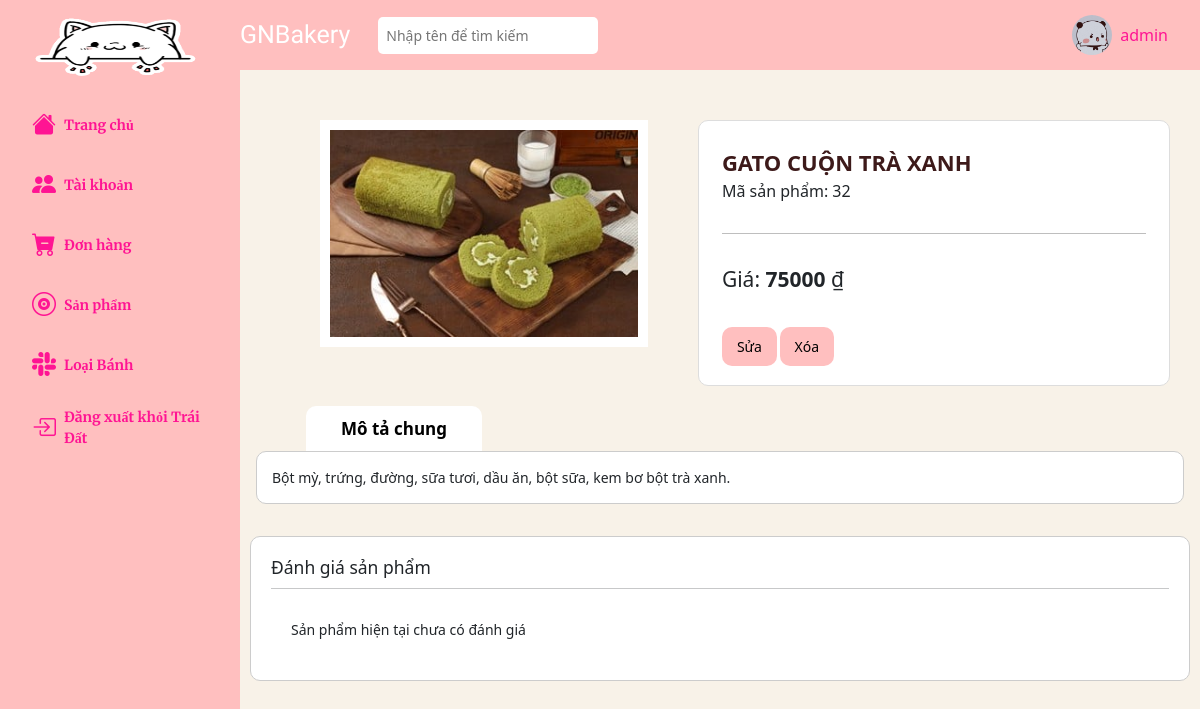
Screenshot of /admin/products/show.php?id=32 (signed in) with the database file from the repository.
### tables this page shows
CREATE TABLE `products` (
  `id` int NOT NULL,
  `name` varchar(255) NOT NULL,
  `image` varchar(255) NOT NULL,
  `description` text NOT NULL,
  `status` int NOT NULL DEFAULT '1',
  `category_detail_id` int NOT NULL,
  `user_id` int NOT NULL,
  `status_id` int DEFAULT NULL
);

CREATE TABLE `products_size` (
  `id` int NOT NULL,
  `product_id` int NOT NULL,
  `size` int NOT NULL,
  `price` int NOT NULL
);

### admin/products/show.php (the view, shortened to what this page needs)
<?php
    include '../navbar-vertical.php';
    $id = $_GET['id'];
    require_once '../../database/connect.php';
    $sql = "select * from products where products.id = '$id' ";
    $result = mysqli_query($connect, $sql);
    $each = mysqli_fetch_array($result);
    $sql = "SELECT size, price
    FROM products_size
    WHERE product_id = $id
    ORDER BY size ASC, price ASC
    LIMIT 1";
    $resultprice = mysqli_query($connect, $sql);
    $eachprice = mysqli_fetch_array($resultprice);
?>
<div class="main__container">
    <div class="product">
        <div class="product-content">
            <div class="product-content-left">
            <img class="image-img" style="width:100%;" src="../../assets/images/products/<?= $each['image'] ?>" data-zoom-image="../../assets/images/products/<?= $each['image'] ?>" />
            </div>
            <div class="product-content-right">
                <div class="product-content-right-name">
                    <h1><?= $each['name'] ?></h1>
                    <p>Mã sản phẩm: <?= $each['id'] ?></p>
                </div>
                <hr>
                <div>
                    <div class="product-price">
                        <p class="line-price">
                            <span class="">Giá: </span>
                            <span class="price" id="price"><?=$eachprice['price']?> </span>&#8363
                    </div>
                </div>
                <div class="product-actions">
                    <a href="form_update.php?id=<?= $id ?>&admin_id=<?= $each['user_id'] ?>" id="AddToCart" class="btnAddtocart">Sửa</a>
                    <a onclick="return confirm('Bạn chắc chắn muốn xóa?')" href="delete.php?id=<?= $each['id'] ?>" id="buy-now" class="btnBuynow">
                    Xóa
                </a>
                </div>
            </div>
        </div>
    </div>
    <div class="product-tab">
        <div class="tab" >
            <button class="tablinks" >Mô tả chung</button>
        </div>
        <div class="content-product-tab">
            <?= nl2br($each['description']) ?>
        </div>
    </div>
    <div class = "ratings-1">
    <h3>Đánh giá sản phẩm</h3>
    <hr>
    <div id="Content" class="tabs_rating-1">
    <?php
      $product_id = $each['id'];
      $sql = "SELECT ratings.star, ratings.created_at, ratings.comment, users.name FROM ratings INNER JOIN users ON ratings.user_id = users.id WHERE ratings.product_id = '$product_id'";
      $result = $connect->query($sql);
      if(mysqli_num_rows($result)<1){
        echo '<span>Sản phẩm hiện tại chưa có đánh giá</span>';
      }
    ?>
    </div>
  </div>
</div>
</body>
</html>

### assets/css/admin.css (style rules this page uses)
html { font-size: 62.5%; line-height: 1.6rem; font-family: 'Roboto', sans-serif; box-sizing: border-box; }
a { color: #FF1493; }
* { box-sizing: inherit; }
:root { --text-color: #FF1493; --background-color: #f8f2e8; --navbar-color: #ffbfbf; --navbar-vertical-width : 240px; --header-height: 70px; }
body { background-color: var(--background-color); }
.main__form, .main__container { margin-left: var(--navbar-vertical-width); min-height: 80vh; margin-top: 30px; }
.product-content { background: #f8f2e8; padding: 20px 30px; display: flex; width: 100%; }
.product-content-left { margin-left: 50px; width: 50%; }
.image-img { border: 10px solid white; }
.product-content-right { margin-left: 50px; padding: 28px 23px; background: #fff; border-radius: 10px; border: solid 1px #ddd; width: 70%; }
.product-content-right-name h1 { font-size: 22px; color: #3d1a1a; margin: 0; font-weight: bolder; }
.price { font-weight: bolder; }
.product-content-right-name p { margin-top: 4px; font-size: 1.6rem; }
.product-content-right hr { clear: both; border-top:1px solid black; border-width: 1px 0 0; margin: 30px 0; height: 0; }
.line-price { font-size: 2.1rem; }
.product-price { margin-bottom: 20px; }
.product-actions { margin-top: 40px; }
.product-actions #AddToCart, .product-actions #buy-now { background: var(--navbar-color); color: rgb(0, 0, 0); padding: 10px 15px; border-radius: 10px; border: none; font-size: 1.4rem; text-decoration: none; }
.product-tab { margin: 0 16px 32px; }
.tab { margin-left:50px; overflow: hidden; }
.tab button { border: none; cursor: pointer; padding: 14px 16px; transition: 0.3s; font-size: 17px; color: black; font-weight: bolder; padding: 10px 35px; background: #fff; border-top-left-radius: 10px; border-top-right-radius: 10px; }
.content-product-tab { background: #fff; padding: 15px; border-radius: 10px; border: 1px solid #ccc; font-size: 1.4rem; }
.ratings-1 { margin: 10px; background-color: #ffffff; border: 1px solid #ccc ; border-radius: 10px; padding: 20px; font-size: 1.4rem; }
.tabs_rating-1 { padding: 20px; }

### rows the page displays
products: image (picture), name "GATO CUỘN TRÀ XANH", id "32", description "Bột mỳ, trứng, đường, sữa tươi, dầu ăn, bột sữa, kem bơ bột trà xanh."
products_size: price "75000"

### other values shown
$_SESSION['name'] "admin"
